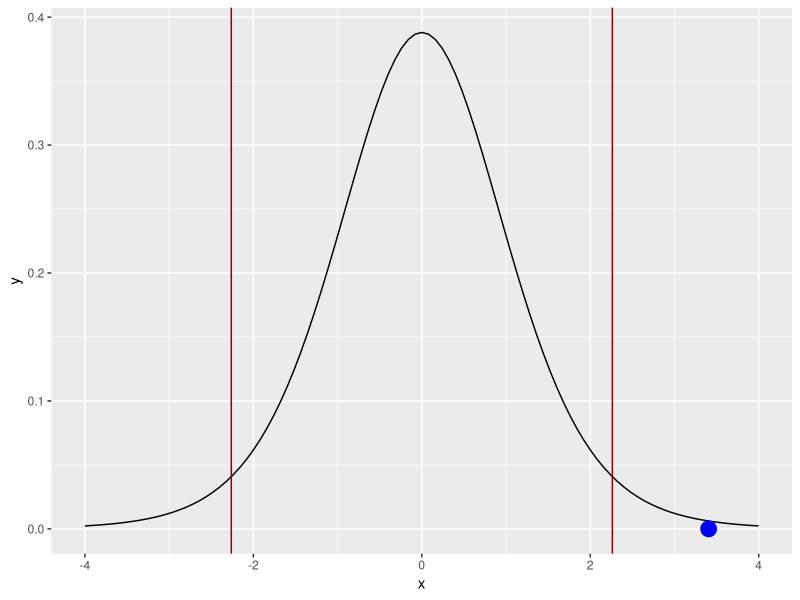
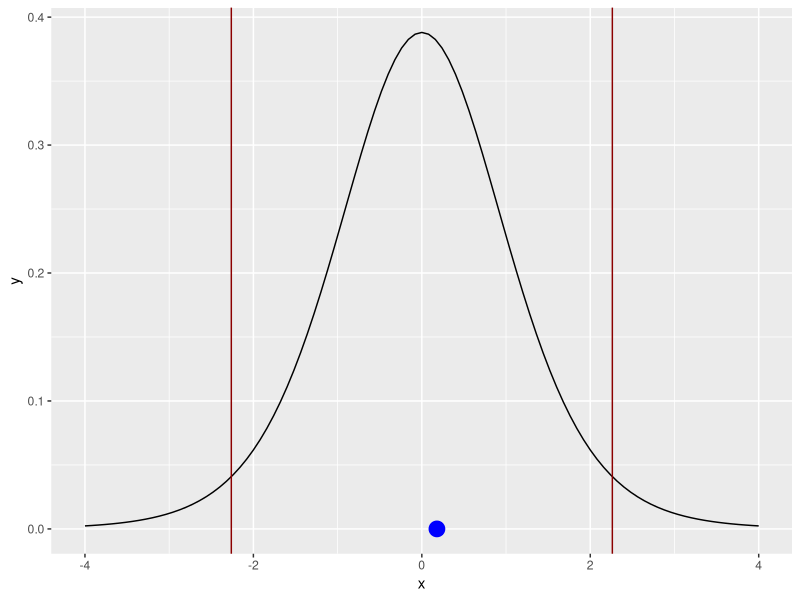
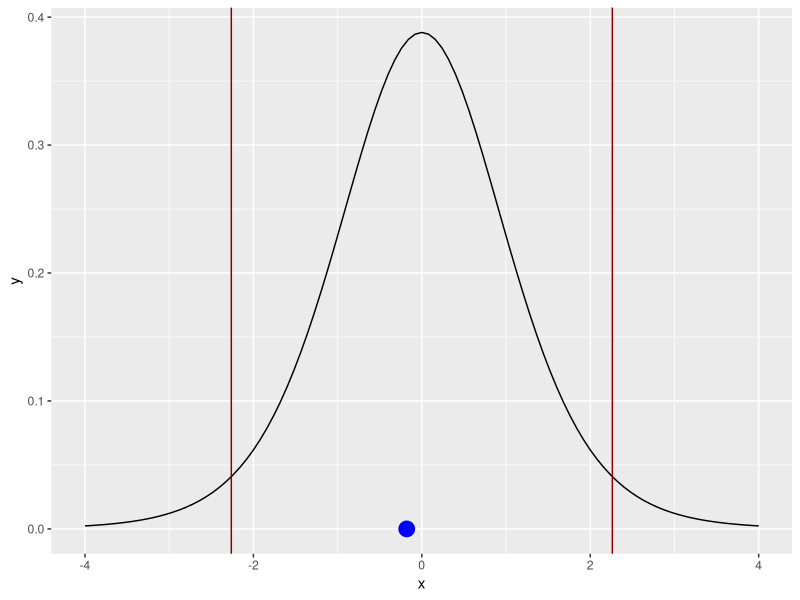
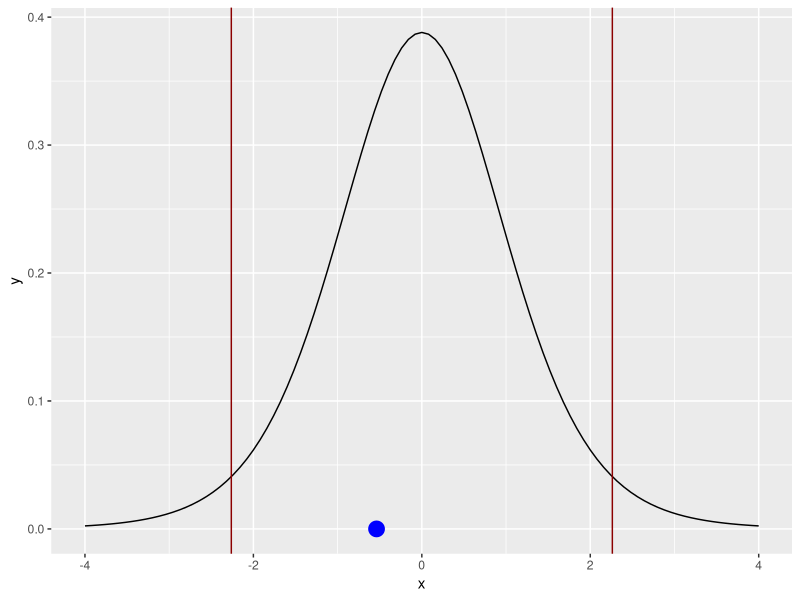
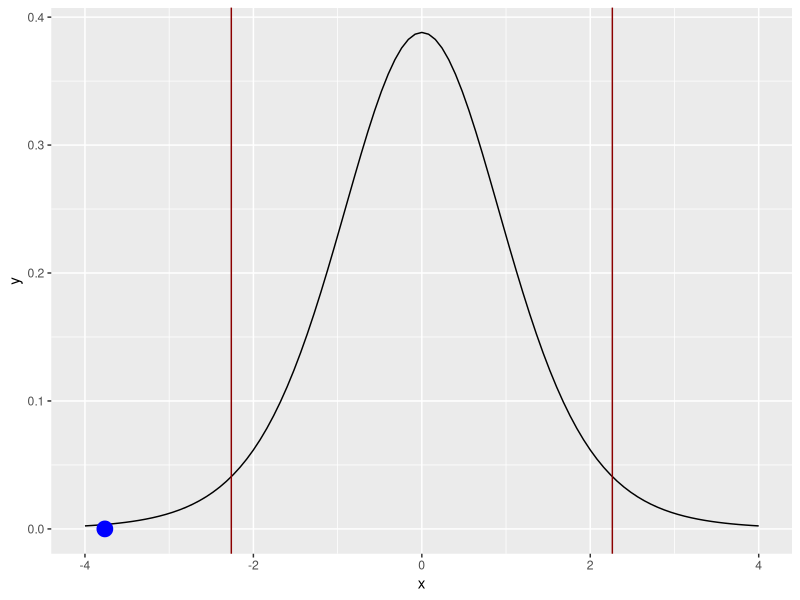

Source code (R) for these figures, in order:
library(magrittr)

tag_sample_10 <- c(45, 55, 68, 55, 51, 44, 42, 45, 53, 37)
tag_sample_10_hat <- mean(tag_sample_10)
tag_sample_10_sd <- sd(tag_sample_10)
freedom <- length(tag_sample_10) - 1
alpha <- 5e-2
critical_regions <- qt(p = alpha / 2, df = freedom) %>% 
  c(., -1* .)

# compute the t statistics
get_t <- function(mu_0, sample_hat, sample_sd){ 
  (tag_sample_10_hat - mu_0) / (tag_sample_10_sd / sqrt(freedom + 1))
}

# plot the student distribution
plt <- function(t, freedom, critical_regions){ 
  data.frame(x = -4: 4) %>% 
    ggplot2::ggplot(ggplot2::aes(x)) +
    ggplot2::stat_function(fun = dt, args = list(df = freedom)) +
    ggplot2::geom_vline(data = data.frame(x = critical_regions),
                        mapping = ggplot2::aes(xintercept = x), color = "darkred") +
    ggplot2::geom_point(data = data.frame(t, y = 0),
                        mapping = ggplot2::aes(x = t, y = y), size = 5,
                        color = "blue") 
}

################################################################################
# mu_0 := 40
################################################################################

# hypotheses:
# H0: mu_0, H1: mu_1 < mu_0 < mu_1
mu_0 <- 40
# Sample randomly taken from normal population
# Significance: 5%  
t <- get_t(mu_0, tag_sample_10_hat, tag_sample_10_sd)
plt(t, freedom, critical_regions)

# ===> h0 is rejected under the 5% significance level. 
# We potentially make a level-1 error: Rejection of a true H0.

################################################################################
# mu_0 := 49
################################################################################
 
# hypotheses:
# H0: mu_0, H1: mu_1 < mu_0 < mu_1
mu_0 <- 49
# Sample randomly taken from normal population
# Significance: 5%  
t <- get_t(mu_0, tag_sample_10_hat, tag_sample_10_sd)
plt(t, freedom, critical_regions)

# ===> h0 is accepted under the 5% significance level. 
# We potentially make a level-2 error: Acceptance of a false H0.


################################################################################
# mu_0 := 50
################################################################################

# hypotheses:
# H0: mu_0, H1: mu_1 < mu_0 < mu_1
mu_0 <- 50
# Sample randomly taken from normal population
# Significance: 5%  
t <- get_t(mu_0, tag_sample_10_hat, tag_sample_10_sd)
plt(t, freedom, critical_regions)

# ===> h0 is accepted under the 5% significance level. 
# We potentially make a level-2 error: Acceptance of a false H0.


################################################################################
# mu_0 := 51
################################################################################

# hypotheses:
# H0: mu_0, H1: mu_1 < mu_0 < mu_1
mu_0 <- 51
# Sample randomly taken from normal population
# Significance: 5%  
t <- get_t(mu_0, tag_sample_10_hat, tag_sample_10_sd)
plt(t, freedom, critical_regions)

# ===> h0 is accepted under the 5% significance level. 
# We potentially make a level-2 error: Acceptance of a false H0.


################################################################################
# mu_0 := 60
################################################################################

# hypotheses:
# H0: mu_0, H1: mu_1 < mu_0 < mu_1
mu_0 <- 60
# Sample randomly taken from normal population
# Significance: 5%  
t <- get_t(mu_0, tag_sample_10_hat, tag_sample_10_sd)
plt(t, freedom, critical_regions)

# ===> h0 is rejected under the 5% significance level. 
# We potentially make a level-1 error: rejection of a true H0.